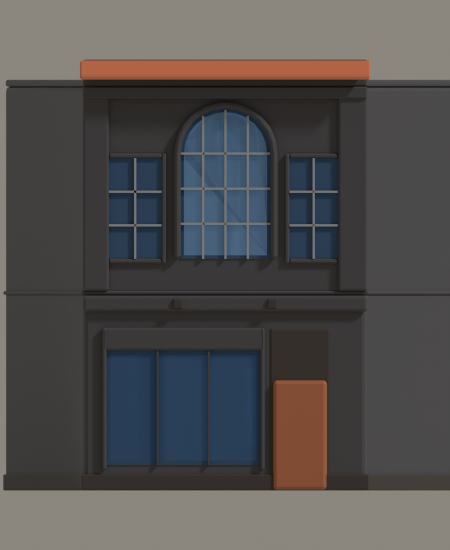
#> input picture artifacts/160-south-park/160-south-park-facade.png, 900 x 1100 px (shown at 1/2 size); its folder holds 4 pictures in this run
$ python make_contact_sheet.py
#> lines starting #> are read from the running program, lines starting #| are printed output that depends on the picture
"""Compose the review renders into 160-south-park-contact-sheet.png."""

from pathlib import Path

from PIL import Image, ImageDraw, ImageFont

HERE = Path(__file__).resolve().parent
BG = (237, 227, 209)
INK = (58, 52, 44)
# The square-on FACADE first: it is the only elevation anyone ever sees and the
# only one at its own scale. The compass names after it are the nearest name for
# each building-aligned face — see render_160_south_park.py.
VIEWS = ["facade", "east", "west", "north", "south", "top", "aerial", "aerial-night"]
COLS = 4
PAD = 40
LABEL_H = 56
CELL_W = 460

FONT_CANDIDATES = [
    "/usr/share/fonts/truetype/dejavu/DejaVuSans-Bold.ttf",
    "/System/Library/Fonts/Supplemental/Arial Bold.ttf",
    "/System/Library/Fonts/SFNSDisplay.ttf",
    "/Library/Fonts/Arial Bold.ttf",
]


def load_font(size=34):
#> called with size = 34
    for path in FONT_CANDIDATES:
        if Path(path).exists():
            try:
                return ImageFont.truetype(path, size)
            except OSError:
                continue
    return ImageFont.load_default()


def load(view):
#> called with view = 'facade'
    img = Image.open(HERE / f"160-south-park-{view}.png").convert("RGB")
    w = CELL_W
    h = round(img.height * w / img.width)
#> h = 562
    return img.resize((w, h), Image.LANCZOS)
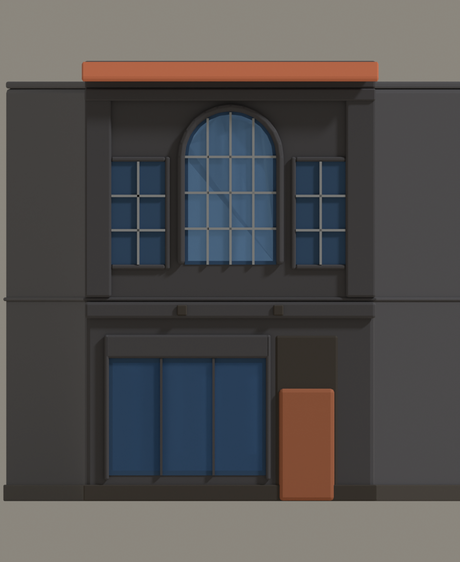
#> returned value: PIL image 460x562 RGB; mean R, G, B 81.4, 79.2, 78.5


def main():
    font = load_font()
    tiles = [load(v) for v in VIEWS]
#> call 2 of load, with view = 'east'
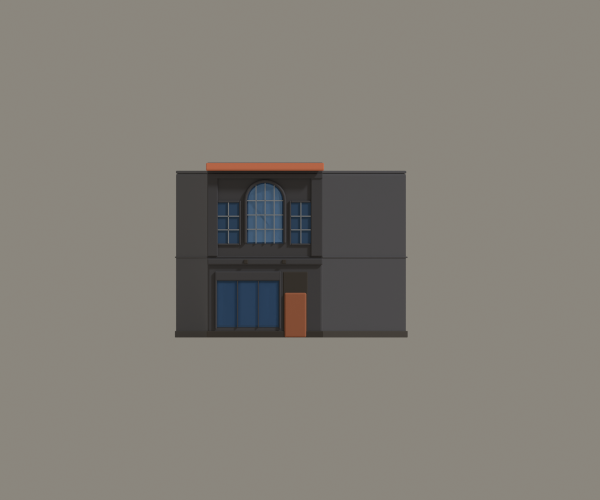
#> input picture artifacts/160-south-park/160-south-park-east.png, 1200 x 1000 px (shown at 1/2 size)
#> in load (call 2), `return img.resize((w, h), Image.LANCZOS)`:
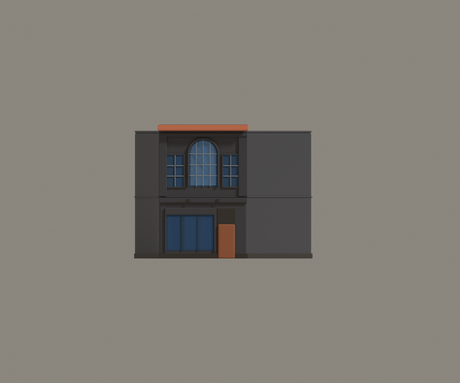
#> returned value: PIL image 460x383 RGB; mean R, G, B 129.4, 125.2, 117.7
    rows = [tiles[i : i + COLS] for i in range(0, len(tiles), COLS)]
    row_h = [LABEL_H + max(t.height for t in r) for r in rows]
    width = PAD + COLS * (CELL_W + PAD)
    height = PAD + sum(h + PAD for h in row_h)
    sheet = Image.new("RGB", (width, height), BG)
    draw = ImageDraw.Draw(sheet)

    y = PAD
    for ri, row in enumerate(rows):
        for ci, tile in enumerate(row):
            cx = PAD + ci * (CELL_W + PAD) + CELL_W // 2
            label = VIEWS[ri * COLS + ci].upper()
            draw.text((cx, y + LABEL_H // 2), label, font=font, fill=INK, anchor="mm")
            sheet.paste(tile, (cx - tile.width // 2, y + LABEL_H))
        y += row_h[ri] + PAD

    out = HERE / "160-south-park-contact-sheet.png"
    sheet.save(out)
    print(f"[contact-sheet] {out}")


if __name__ == "__main__":
#> (the run stopped early here; a loop or call above may not have finished)
